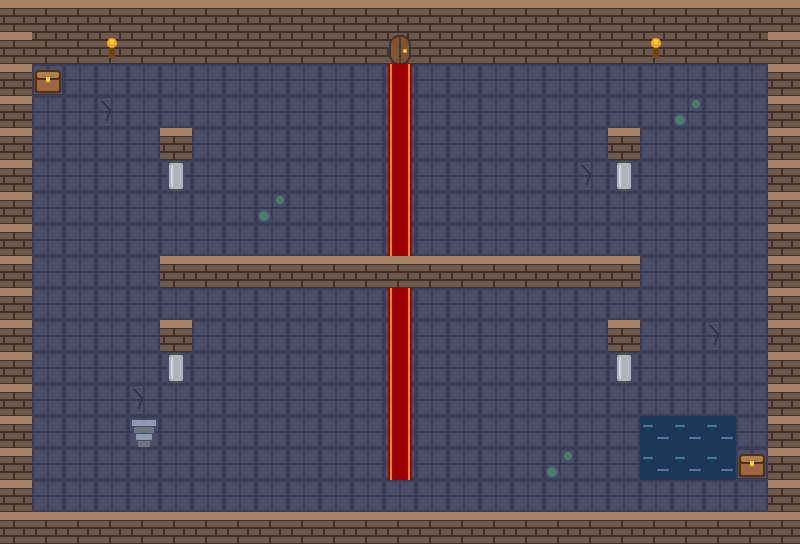

A level layout from a 2D game, rendered from its tile map. Below: a short description, then the map file with its tile-grid data intact:
An orthogonal 25x17 tile map with 32x32 px tiles, 3 tile layers (Floor, Walls, Above) and 3 objects (start, from_cellar, door).

<map version="1.10" tiledversion="1.10.2" orientation="orthogonal" renderorder="right-down" width="25" height="17" tilewidth="32" tileheight="32" infinite="0" nextlayerid="5" nextobjectid="4">
 <editorsettings>
  <export target="../public/assets/maps/hall.tmj" format="json" />
 </editorsettings>
 <properties>
  <property name="name" value="The Great Hall" />
 </properties>
 <tileset firstgid="1" name="dungeon_tiles" tilewidth="32" tileheight="32" tilecount="16" columns="8">
  <image source="../public/assets/tilesets/dungeon_tiles.png" width="256" height="64" />
  <tile id="3">
   <properties>
    <property name="collides" type="bool" value="true" />
   </properties>
  </tile>
  <tile id="4">
   <properties>
    <property name="collides" type="bool" value="true" />
   </properties>
  </tile>
  <tile id="5">
   <properties>
    <property name="collides" type="bool" value="true" />
   </properties>
  </tile>
  <tile id="8">
   <properties>
    <property name="collides" type="bool" value="true" />
   </properties>
  </tile>
  <tile id="10">
   <properties>
    <property name="collides" type="bool" value="true" />
   </properties>
  </tile>
  <tile id="11">
   <properties>
    <property name="collides" type="bool" value="true" />
   </properties>
  </tile>
  <tile id="13">
   <properties>
    <property name="collides" type="bool" value="true" />
   </properties>
  </tile>
  <tile id="15">
   <properties>
    <property name="collides" type="bool" value="true" />
   </properties>
  </tile>
 </tileset>
 <layer id="1" name="Floor" width="25" height="17">
  <data encoding="csv">
1,1,1,1,1,1,1,1,1,1,1,1,1,1,1,1,1,1,1,1,1,1,1,1,1,
1,1,1,1,1,1,1,1,1,1,1,1,1,1,1,1,1,1,1,1,1,1,1,1,1,
1,1,1,1,1,1,1,1,1,1,1,1,15,1,1,1,1,1,1,1,1,1,1,1,1,
1,1,1,2,1,1,1,1,1,1,1,1,15,1,1,1,1,1,1,1,1,3,1,1,1,
1,1,1,1,1,1,1,1,1,1,1,1,15,1,1,1,1,1,1,1,1,1,1,1,1,
1,1,1,1,1,1,1,1,1,1,1,1,15,1,1,1,1,1,2,1,1,1,1,1,1,
1,1,1,1,1,1,1,1,3,1,1,1,15,1,1,1,1,1,1,1,1,1,1,1,1,
1,1,1,1,1,1,1,1,1,1,1,1,15,1,1,1,1,1,1,1,1,1,1,1,1,
1,1,1,1,1,1,1,1,1,1,1,1,15,1,1,1,1,1,1,1,1,1,1,1,1,
1,1,1,1,1,1,1,1,1,1,1,1,15,1,1,1,1,1,1,1,1,1,1,1,1,
1,1,1,1,1,1,1,1,1,1,1,1,15,1,1,1,1,1,1,1,1,1,2,1,1,
1,1,1,1,1,1,1,1,1,1,1,1,15,1,1,1,1,1,1,1,1,1,1,1,1,
1,1,1,1,2,1,1,1,1,1,1,1,15,1,1,1,1,1,1,1,1,1,1,1,1,
1,1,1,1,8,1,1,1,1,1,1,1,15,1,1,1,1,1,1,1,1,1,1,1,1,
1,1,1,1,1,1,1,1,1,1,1,1,15,1,1,1,1,3,1,1,1,1,1,1,1,
1,1,1,1,1,1,1,1,1,1,1,1,1,1,1,1,1,1,1,1,1,1,1,1,1,
1,1,1,1,1,1,1,1,1,1,1,1,1,1,1,1,1,1,1,1,1,1,1,1,1
</data>
 </layer>
 <layer id="2" name="Walls" width="25" height="17">
  <data encoding="csv">
5,5,5,5,5,5,5,5,5,5,5,5,5,5,5,5,5,5,5,5,5,5,5,5,5,
5,4,4,14,4,4,4,4,4,4,4,4,6,4,4,4,4,4,4,4,14,4,4,4,5,
5,9,0,0,0,0,0,0,0,0,0,0,0,0,0,0,0,0,0,0,0,0,0,0,5,
5,0,0,0,0,0,0,0,0,0,0,0,0,0,0,0,0,0,0,0,0,0,0,0,5,
5,0,0,0,0,0,0,0,0,0,0,0,0,0,0,0,0,0,0,0,0,0,0,0,5,
5,0,0,0,0,12,0,0,0,0,0,0,0,0,0,0,0,0,0,12,0,0,0,0,5,
5,0,0,0,0,0,0,0,0,0,0,0,0,0,0,0,0,0,0,0,0,0,0,0,5,
5,0,0,0,0,0,0,0,0,0,0,0,0,0,0,0,0,0,0,0,0,0,0,0,5,
5,0,0,0,0,0,0,0,0,0,0,0,0,0,0,0,0,0,0,0,0,0,0,0,5,
5,0,0,0,0,0,0,0,0,0,0,0,0,0,0,0,0,0,0,0,0,0,0,0,5,
5,0,0,0,0,0,0,0,0,0,0,0,0,0,0,0,0,0,0,0,0,0,0,0,5,
5,0,0,0,0,12,0,0,0,0,0,0,0,0,0,0,0,0,0,12,0,0,0,0,5,
5,0,0,0,0,0,0,0,0,0,0,0,0,0,0,0,0,0,0,0,0,0,0,0,5,
5,0,0,0,0,0,0,0,0,0,0,0,0,0,0,0,0,0,0,0,11,11,11,0,5,
5,0,0,0,0,0,0,0,0,0,0,0,0,0,0,0,0,0,0,0,11,11,11,9,5,
5,0,0,0,0,0,0,0,0,0,0,0,0,0,0,0,0,0,0,0,0,0,0,0,5,
5,5,5,5,5,5,5,5,5,5,5,5,5,5,5,5,5,5,5,5,5,5,5,5,5
</data>
 </layer>
 <layer id="3" name="Above" width="25" height="17">
  <data encoding="csv">
0,0,0,0,0,0,0,0,0,0,0,0,0,0,0,0,0,0,0,0,0,0,0,0,0,
0,0,0,0,0,0,0,0,0,0,0,0,0,0,0,0,0,0,0,0,0,0,0,0,0,
0,0,0,0,0,0,0,0,0,0,0,0,0,0,0,0,0,0,0,0,0,0,0,0,0,
0,0,0,0,0,0,0,0,0,0,0,0,0,0,0,0,0,0,0,0,0,0,0,0,0,
0,0,0,0,0,5,0,0,0,0,0,0,0,0,0,0,0,0,0,5,0,0,0,0,0,
0,0,0,0,0,0,0,0,0,0,0,0,0,0,0,0,0,0,0,0,0,0,0,0,0,
0,0,0,0,0,0,0,0,0,0,0,0,0,0,0,0,0,0,0,0,0,0,0,0,0,
0,0,0,0,0,0,0,0,0,0,0,0,0,0,0,0,0,0,0,0,0,0,0,0,0,
0,0,0,0,0,5,5,5,5,5,5,5,5,5,5,5,5,5,5,5,0,0,0,0,0,
0,0,0,0,0,0,0,0,0,0,0,0,0,0,0,0,0,0,0,0,0,0,0,0,0,
0,0,0,0,0,5,0,0,0,0,0,0,0,0,0,0,0,0,0,5,0,0,0,0,0,
0,0,0,0,0,0,0,0,0,0,0,0,0,0,0,0,0,0,0,0,0,0,0,0,0,
0,0,0,0,0,0,0,0,0,0,0,0,0,0,0,0,0,0,0,0,0,0,0,0,0,
0,0,0,0,0,0,0,0,0,0,0,0,0,0,0,0,0,0,0,0,0,0,0,0,0,
0,0,0,0,0,0,0,0,0,0,0,0,0,0,0,0,0,0,0,0,0,0,0,0,0,
0,0,0,0,0,0,0,0,0,0,0,0,0,0,0,0,0,0,0,0,0,0,0,0,0,
0,0,0,0,0,0,0,0,0,0,0,0,0,0,0,0,0,0,0,0,0,0,0,0,0
</data>
 </layer>
 <objectgroup id="4" name="Objects">
  <object id="1" name="start" x="400" y="336">
   <point />
  </object>
  <object id="2" name="from_cellar" x="208" y="432">
   <point />
  </object>
  <object id="3" name="door" x="128" y="416" width="32" height="32">
   <properties>
    <property name="target" value="cellar" />
    <property name="entrance" value="from_hall" />
   </properties>
  </object>
 </objectgroup>
</map>
